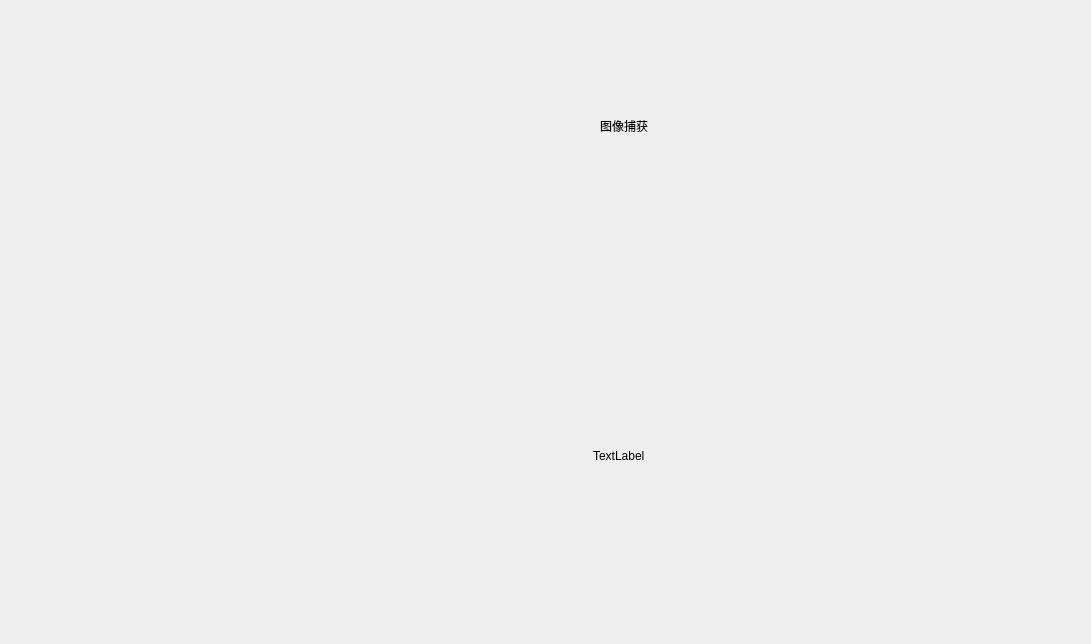
<?xml version="1.0" encoding="UTF-8"?>
<ui version="4.0">
 <class>Widget</class>
 <widget class="QWidget" name="Widget">
  <property name="geometry">
   <rect>
    <x>0</x>
    <y>0</y>
    <width>1091</width>
    <height>644</height>
   </rect>
  </property>
  <property name="windowTitle">
   <string>Widget</string>
  </property>
  <widget class="QWidget" name="horizontalLayoutWidget">
   <property name="geometry">
    <rect>
     <x>40</x>
     <y>240</y>
     <width>461</width>
     <height>311</height>
    </rect>
   </property>
   <layout class="QHBoxLayout" name="cameraView"/>
  </widget>
  <widget class="QLabel" name="imageCapture">
   <property name="geometry">
    <rect>
     <x>600</x>
     <y>30</y>
     <width>271</width>
     <height>191</height>
    </rect>
   </property>
   <property name="text">
    <string>图像捕获</string>
   </property>
  </widget>
  <widget class="QLabel" name="faceCapture">
   <property name="geometry">
    <rect>
     <x>593</x>
     <y>380</y>
     <width>171</width>
     <height>151</height>
    </rect>
   </property>
   <property name="text">
    <string>TextLabel</string>
   </property>
  </widget>
 </widget>
 <layoutdefault spacing="6" margin="11"/>
 <resources/>
 <connections/>
</ui>
